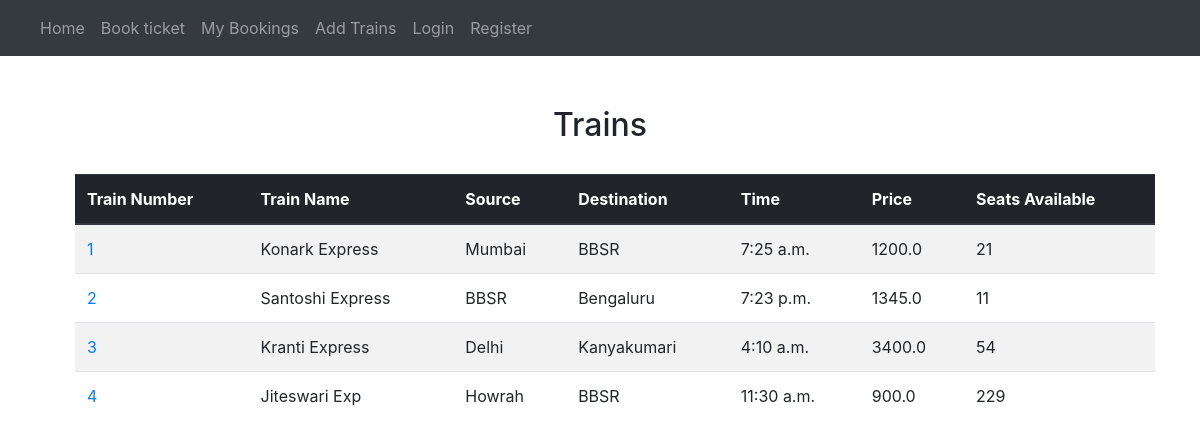
Page /reservation/ on the committed database.
### reservation/models.py (models this page shows)
class trains(models.Model):
    train_name=models.CharField(max_length=50)
    source=models.CharField(max_length=50)
    destination=models.CharField(max_length=50)
    time=models.TimeField(auto_now=False, auto_now_add=False)
    price=models.FloatField(default=120)
    seats_available=models.IntegerField()

### reservation/views.py (the view)
# urls.py: path('',views.index,name="index"),
def index(request):
    lis = trains.objects.all()
    return render(request, './viewtrains.html', {"lis": lis})

### reservation/templates/viewtrains.html
{% extends "./base.html" %}
{% block content %}
<div style="margin-top: 50px;">
    <center><h2> Trains </h2></center>
    <table class="table table-striped" style="width: 90%;margin-left:75px ;margin-top: 30px;">
        <thead class="thead-dark">
            <tr>
                <th scope="col">Train Number</th>
                <th scope="col">Train Name</th>
                <th scope="col">Source</th>
                <th scope="col">Destination</th>
                <th scope="col">Time</th>
                <th scope="col">Price</th>
                <th scope="col">Seats Available</th>
            </tr>
        </thead>
        <tbody>
            {%for p in lis%}
            <tr>
                <td><a href="http://127.0.0.1:8000/reservation/{{p.pk}}">{{p.pk}}</a></td>
                <td>{{p.train_name}}</td>
                <td>{{p.source}}</td>
                <td>{{p.destination}}</td>
                <td>{{p.time}}</td>
                <td>{{p.price}}</td>
                <td>{{p.seats_available}}</td>
            </tr>
            {% endfor %}
        </tbody>
    </table>
</div>
{% endblock %}

### rows in the picture
trains: pk "1", train_name "Konark Express", source "Mumbai", destination "BBSR", time "7:25 a.m.", price "1200.0", seats_available "21"
trains: pk "2", train_name "Santoshi Express", source "BBSR", destination "Bengaluru", time "7:23 p.m.", price "1345.0", seats_available "11"
trains: pk "3", train_name "Kranti Express", source "Delhi", destination "Kanyakumari", time "4:10 a.m.", price "3400.0", seats_available "54"
trains: pk "4", train_name "Jiteswari Exp", source "Howrah", destination "BBSR", time "11:30 a.m.", price "900.0", seats_available "229"
